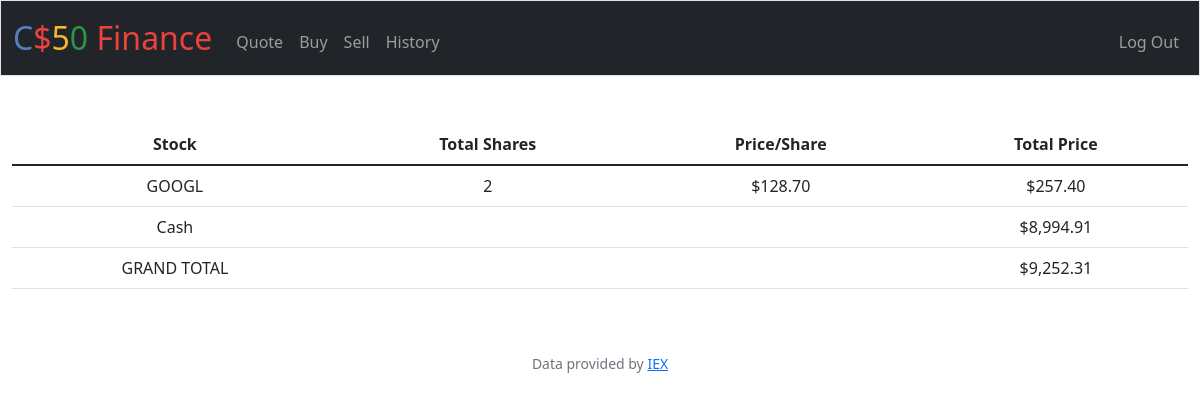
Page / (signed in) on the earlier database version.
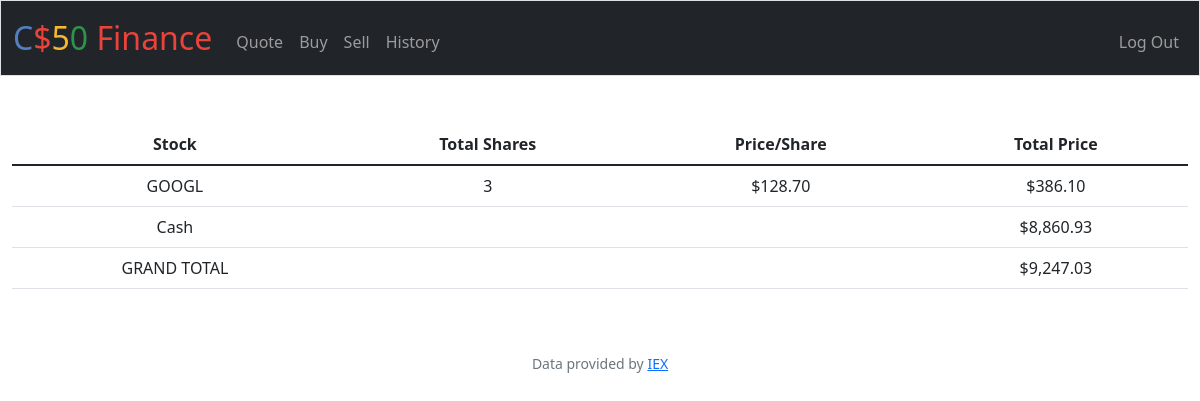
Same page on the later database version.
### tables this page shows
CREATE TABLE transactions (id INTEGER PRIMARY KEY AUTOINCREMENT, user_id INTEGER, symbol TEXT, shares INTEGER, price FLOAT, date TIMESTAMP);

CREATE TABLE users (id INTEGER PRIMARY KEY AUTOINCREMENT NOT NULL, username TEXT NOT NULL, hash TEXT NOT NULL, cash NUMERIC NOT NULL DEFAULT 10000.00);

### app.py (the view)
@app.route("/")
@login_required
def index():
    user_id = session["user_id"]
    stock_details = db.execute("SELECT symbol, SUM(shares) AS shares, price FROM transactions WHERE user_id = ?", user_id)
    cash = db.execute("SELECT cash FROM users WHERE id = ?", user_id)
    user_cash = cash[0]["cash"]
    return render_template("index.html", stock_details = stock_details, user_cash = user_cash)

### app.py (called while the page is built)
@app.after_request
def after_request(response):
    response.headers["Cache-Control"] = "no-cache, no-store, must-revalidate"
    response.headers["Expires"] = 0
    response.headers["Pragma"] = "no-cache"
    return response

### helpers.py (called while the page is built)
def login_required(f):
    @wraps(f)
    def decorated_function(*args, **kwargs):
        if session.get("user_id") is None:
            return redirect("/login")
        return f(*args, **kwargs)
    return decorated_function

def usd(value):
    return f"${value:,.2f}"

### templates/index.html (shortened to what this page needs)
{% extends "layout.html" %}
{% block main %}
  <table class="table">
    <thead class="thead-dark">
      <tr>
        <th scope="col">Stock</th>
        <th scope="col">Total Shares</th>
        <th scope="col">Price/Share</th>
        <th scope="col">Total Price</th>
      </tr>
    </thead>
    <tb>
      {% for stock_details in stock_details %}
      <tr>
        <td>{{ stock_details.symbol }}</td>
        <td>{{ stock_details.shares }}</td>
        <td>{{ stock_details.price|usd }}</td>
        <td>{{ (stock_details.shares * stock_details.price)| usd }}</td>
      </tr>
      <tr>
        <td>Cash</td>
        <td colspan="2"></td>
        <td>{{ user_cash| usd }}</td>
      </tr>
      <tr>
        <td>GRAND TOTAL</td>
        <td colspan="2"></td>
        <td>{{ (user_cash + (stock_details.shares * stock_details.price))| usd  }}</td>
      </tr>
      {% endfor %}
  </table>
{% endblock %}

### templates/layout.html (shortened to what this page needs)
<!DOCTYPE html>
<html lang="en">
    <head>
        <link href="https://cdn.jsdelivr.net/npm/bootstrap@5.1.3/dist/css/bootstrap.min.css" rel="stylesheet">
        <link href="/static/styles.css" rel="stylesheet">
    </head>
    <body>
        <nav class="bg-dark border navbar navbar-expand-md navbar-dark">
            <div class="container-fluid">
                <a class="navbar-brand" href="/"><span class="blue">C</span><span class="red">$</span><span class="yellow">5</span><span class="green">0</span> <span class="red">Finance</span></a>
                <div class="collapse navbar-collapse" id="navbar">
                    {% if session["user_id"] %}
                        <ul class="navbar-nav me-auto mt-2">
                            <li class="nav-item"><a class="nav-link" href="/quote">Quote</a></li>
                            <li class="nav-item"><a class="nav-link" href="/buy">Buy</a></li>
                            <li class="nav-item"><a class="nav-link" href="/sell">Sell</a></li>
                            <li class="nav-item"><a class="nav-link" href="/history">History</a></li>
                        </ul>
                        <ul class="navbar-nav ms-auto mt-2">
                            <li class="nav-item"><a class="nav-link" href="/logout">Log Out</a></li>
                        </ul>
                    {% else %}
                        <ul class="navbar-nav ms-auto mt-2">
                            <li class="nav-item"><a class="nav-link" href="/register">Register</a></li>
                            <li class="nav-item"><a class="nav-link" href="/login">Log In</a></li>
                        </ul>
                    {% endif %}
                </div>
            </div>
        </nav>
        <main class="container-fluid py-5 text-center">
            {% block main %}{% endblock %}
        </main>
        <footer class="mb-5 small text-center text-muted">
            Data provided by <a href="https://iexcloud.io/">IEX</a>
        </footer>
    </body>
</html>

### static/styles.css (style rules this page uses)
nav .navbar-brand { font-size: xx-large; }
nav .navbar-brand .blue { color: #537fbe; }
nav .navbar-brand .red { color: #ea433b; }
nav .navbar-brand .yellow { color: #f5b82e; }
nav .navbar-brand .green { color: #2e944b; }

Differences in the rows shown:
computed for transactions "GOOGL": shares "2" → "3"; shares "$257.40" → "$386.10"
changed users: cash "$8,994.91" → "$8,860.93"; cash "$9,252.31" → "$9,247.03"
